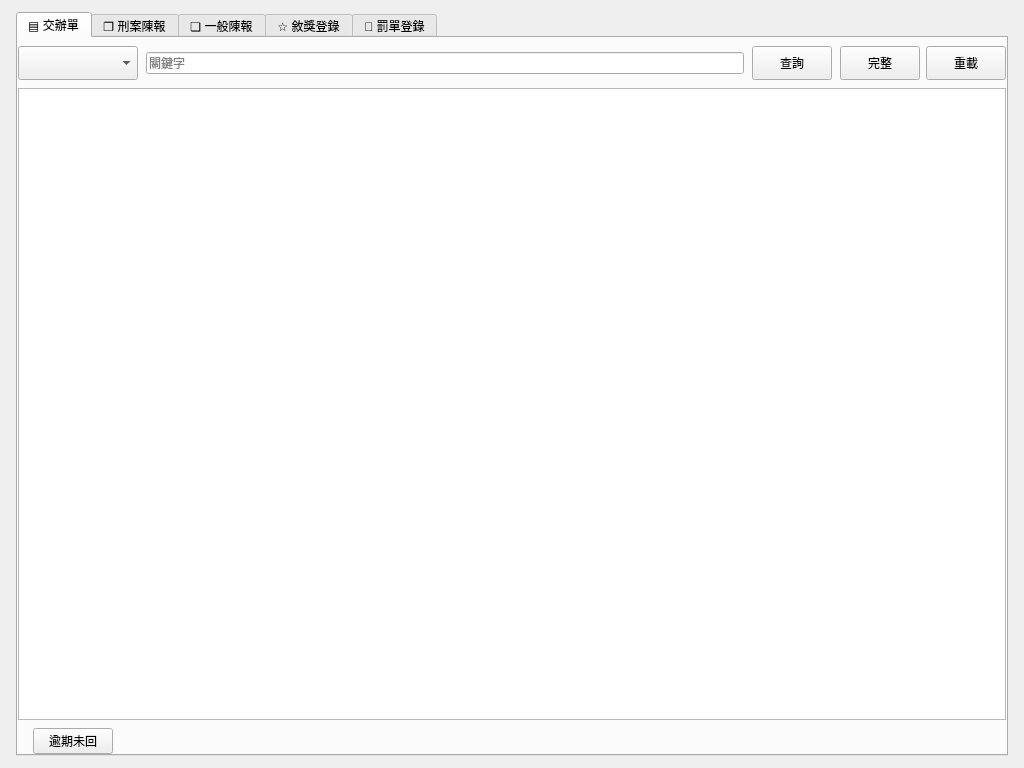
<?xml version="1.0" encoding="UTF-8"?>
<ui version="4.0">
 <class>MainWindow</class>
 <widget class="QMainWindow" name="MainWindow">
  <property name="geometry">
   <rect><x>0</x><y>0</y><width>1024</width><height>768</height></rect>
  </property>
  <property name="windowTitle"><string>公文收發管理系統 - 資料庫瀏覽</string></property>
  <widget class="QWidget" name="centralwidget">
   <layout class="QVBoxLayout" name="mainVerticalLayout">
    <property name="spacing"><number>8</number></property>
    <property name="leftMargin"><number>16</number></property>
    <property name="topMargin"><number>12</number></property>
    <property name="rightMargin"><number>16</number></property>
    <property name="bottomMargin"><number>12</number></property>
    <item>
     <widget class="QTabWidget" name="browse_subtabs">
      <property name="currentIndex"><number>0</number></property>
      <widget class="QWidget" name="page_task">
       <attribute name="title"><string>▤ 交辦單</string></attribute>
       <layout class="QVBoxLayout" name="task_layout">
        <property name="spacing"><number>8</number></property>
        <property name="leftMargin"><number>0</number></property>
        <property name="topMargin"><number>8</number></property>
        <property name="rightMargin"><number>0</number></property>
        <property name="bottomMargin"><number>0</number></property>
        <item>
         <layout class="QHBoxLayout" name="task_filter">
          <property name="spacing"><number>8</number></property>
          <item>
           <widget class="QComboBox" name="task_scope">
            <property name="minimumSize"><size><width>120</width><height>34</height></size></property>
           </widget>
          </item>
          <item>
           <widget class="QLineEdit" name="task_kw">
            <property name="minimumHeight"><number>34</number></property>
            <property name="placeholderText"><string>關鍵字</string></property>
            <property name="clearButtonEnabled"><bool>true</bool></property>
           </widget>
          </item>
          <item>
           <widget class="QPushButton" name="task_search">
            <property name="minimumSize"><size><width>80</width><height>34</height></size></property>
            <property name="text"><string>查詢</string></property>
           </widget>
          </item>
          <item>
           <layout class="QHBoxLayout" name="task_seg_layout">
            <property name="spacing"><number>6</number></property>
            <item>
             <widget class="QPushButton" name="task_seg_full">
              <property name="minimumSize"><size><width>76</width><height>34</height></size></property><property name="maximumSize"><size><width>16777215</width><height>34</height></size></property>
              <property name="text"><string>完整</string></property>
              <property name="checkable"><bool>true</bool></property>
              <property name="cursor"><cursorShape>PointingHandCursor</cursorShape></property>
             </widget>
            </item>
            <item>
             <widget class="QPushButton" name="task_reload">
              <property name="minimumSize"><size><width>76</width><height>34</height></size></property><property name="maximumSize"><size><width>16777215</width><height>34</height></size></property>
              <property name="text"><string>重載</string></property>
              <property name="cursor"><cursorShape>PointingHandCursor</cursorShape></property>
              <property name="toolTip"><string>強制重新載入此表全部資料</string></property>
             </widget>
            </item>
           </layout>
          </item>
         </layout>
        </item>
        <item>
         <widget class="QTableWidget" name="task_table"/>
        </item>
        <item>
         <layout class="QHBoxLayout" name="task_foot">
          <item>
           <widget class="QLabel" name="task_count"><property name="text"><string/></property></widget>
          </item>
          <item>
           <widget class="QPushButton" name="task_overdue">
            <property name="text"><string>逾期未回</string></property>
            <property name="checkable"><bool>true</bool></property>
            <property name="minimumSize"><size><width>0</width><height>26</height></size></property>
            <property name="maximumSize"><size><width>88</width><height>26</height></size></property>
            <property name="cursor"><cursorShape>PointingHandCursor</cursorShape></property>
           </widget>
          </item>
          <item>
           <spacer name="task_spacer">
            <property name="orientation"><enum>Qt::Horizontal</enum></property>
            <property name="sizeHint" stdset="0"><size><width>40</width><height>20</height></size></property>
           </spacer>
          </item>
          <item>
           <widget class="QLabel" name="task_hint"><property name="text"><string/></property></widget>
          </item>
         </layout>
        </item>
       </layout>
      </widget>
      <widget class="QWidget" name="page_crim">
       <attribute name="title"><string>❐ 刑案陳報</string></attribute>
       <layout class="QVBoxLayout" name="crim_layout">
        <property name="spacing"><number>8</number></property>
        <property name="leftMargin"><number>0</number></property>
        <property name="topMargin"><number>8</number></property>
        <property name="rightMargin"><number>0</number></property>
        <property name="bottomMargin"><number>0</number></property>
        <item>
         <layout class="QHBoxLayout" name="crim_filter">
          <property name="spacing"><number>8</number></property>
          <item>
           <widget class="QComboBox" name="crim_scope">
            <property name="minimumSize"><size><width>120</width><height>34</height></size></property>
           </widget>
          </item>
          <item>
           <widget class="QLineEdit" name="crim_kw">
            <property name="minimumHeight"><number>34</number></property>
            <property name="placeholderText"><string>關鍵字</string></property>
            <property name="clearButtonEnabled"><bool>true</bool></property>
           </widget>
          </item>
          <item>
           <widget class="QPushButton" name="crim_search">
            <property name="minimumSize"><size><width>80</width><height>34</height></size></property>
            <property name="text"><string>查詢</string></property>
           </widget>
          </item>
          <item>
           <layout class="QHBoxLayout" name="crim_seg_layout">
            <property name="spacing"><number>6</number></property>
            <item>
             <widget class="QPushButton" name="crim_seg_full">
              <property name="minimumSize"><size><width>76</width><height>34</height></size></property><property name="maximumSize"><size><width>16777215</width><height>34</height></size></property>
              <property name="text"><string>完整</string></property>
              <property name="checkable"><bool>true</bool></property>
              <property name="cursor"><cursorShape>PointingHandCursor</cursorShape></property>
             </widget>
            </item>
            <item>
             <widget class="QPushButton" name="crim_reload">
              <property name="minimumSize"><size><width>76</width><height>34</height></size></property><property name="maximumSize"><size><width>16777215</width><height>34</height></size></property>
              <property name="text"><string>重載</string></property>
              <property name="cursor"><cursorShape>PointingHandCursor</cursorShape></property>
              <property name="toolTip"><string>強制重新載入此表全部資料</string></property>
             </widget>
            </item>
           </layout>
          </item>
         </layout>
        </item>
        <item>
         <widget class="QTableWidget" name="crim_table"/>
        </item>
        <item>
         <layout class="QHBoxLayout" name="crim_foot">
          <item>
           <widget class="QLabel" name="crim_count"><property name="text"><string/></property></widget>
          </item>
          <item>
           <spacer name="crim_spacer">
            <property name="orientation"><enum>Qt::Horizontal</enum></property>
            <property name="sizeHint" stdset="0"><size><width>40</width><height>20</height></size></property>
           </spacer>
          </item>
          <item>
           <widget class="QLabel" name="crim_hint"><property name="text"><string/></property></widget>
          </item>
         </layout>
        </item>
       </layout>
      </widget>
      <widget class="QWidget" name="page_gen">
       <attribute name="title"><string>❏ 一般陳報</string></attribute>
       <layout class="QVBoxLayout" name="gen_layout">
        <property name="spacing"><number>8</number></property>
        <property name="leftMargin"><number>0</number></property>
        <property name="topMargin"><number>8</number></property>
        <property name="rightMargin"><number>0</number></property>
        <property name="bottomMargin"><number>0</number></property>
        <item>
         <layout class="QHBoxLayout" name="gen_filter">
          <property name="spacing"><number>8</number></property>
          <item>
           <widget class="QComboBox" name="gen_scope">
            <property name="minimumSize"><size><width>120</width><height>34</height></size></property>
           </widget>
          </item>
          <item>
           <widget class="QLineEdit" name="gen_kw">
            <property name="minimumHeight"><number>34</number></property>
            <property name="placeholderText"><string>關鍵字</string></property>
            <property name="clearButtonEnabled"><bool>true</bool></property>
           </widget>
          </item>
          <item>
           <widget class="QPushButton" name="gen_search">
            <property name="minimumSize"><size><width>80</width><height>34</height></size></property>
            <property name="text"><string>查詢</string></property>
           </widget>
          </item>
          <item>
           <layout class="QHBoxLayout" name="gen_seg_layout">
            <property name="spacing"><number>6</number></property>
            <item>
             <widget class="QPushButton" name="gen_seg_full">
              <property name="minimumSize"><size><width>76</width><height>34</height></size></property><property name="maximumSize"><size><width>16777215</width><height>34</height></size></property>
              <property name="text"><string>完整</string></property>
              <property name="checkable"><bool>true</bool></property>
              <property name="cursor"><cursorShape>PointingHandCursor</cursorShape></property>
             </widget>
            </item>
            <item>
             <widget class="QPushButton" name="gen_reload">
              <property name="minimumSize"><size><width>76</width><height>34</height></size></property><property name="maximumSize"><size><width>16777215</width><height>34</height></size></property>
              <property name="text"><string>重載</string></property>
              <property name="cursor"><cursorShape>PointingHandCursor</cursorShape></property>
              <property name="toolTip"><string>強制重新載入此表全部資料</string></property>
             </widget>
            </item>
           </layout>
          </item>
         </layout>
        </item>
        <item>
         <widget class="QTableWidget" name="gen_table"/>
        </item>
        <item>
         <layout class="QHBoxLayout" name="gen_foot">
          <item>
           <widget class="QLabel" name="gen_count"><property name="text"><string/></property></widget>
          </item>
          <item>
           <spacer name="gen_spacer">
            <property name="orientation"><enum>Qt::Horizontal</enum></property>
            <property name="sizeHint" stdset="0"><size><width>40</width><height>20</height></size></property>
           </spacer>
          </item>
          <item>
           <widget class="QLabel" name="gen_hint"><property name="text"><string/></property></widget>
          </item>
         </layout>
        </item>
       </layout>
      </widget>
      <widget class="QWidget" name="page_reward">
       <attribute name="title"><string>☆ 敘獎登錄</string></attribute>
       <layout class="QVBoxLayout" name="reward_layout">
        <property name="spacing"><number>8</number></property>
        <property name="leftMargin"><number>0</number></property><property name="topMargin"><number>8</number></property>
        <property name="rightMargin"><number>0</number></property><property name="bottomMargin"><number>0</number></property>
        <item><layout class="QHBoxLayout" name="reward_filter"><property name="spacing"><number>8</number></property>
         <item><widget class="QComboBox" name="reward_scope"><property name="minimumSize"><size><width>120</width><height>34</height></size></property></widget></item>
         <item><widget class="QLineEdit" name="reward_kw"><property name="minimumHeight"><number>34</number></property><property name="placeholderText"><string>關鍵字</string></property><property name="clearButtonEnabled"><bool>true</bool></property></widget></item>
         <item><widget class="QPushButton" name="reward_search"><property name="minimumSize"><size><width>80</width><height>34</height></size></property><property name="text"><string>查詢</string></property></widget></item>
         <item><widget class="QPushButton" name="reward_seg_full"><property name="minimumSize"><size><width>76</width><height>34</height></size></property><property name="text"><string>完整</string></property><property name="checkable"><bool>true</bool></property></widget></item>
         <item><widget class="QPushButton" name="reward_reload"><property name="minimumSize"><size><width>76</width><height>34</height></size></property><property name="text"><string>重載</string></property><property name="toolTip"><string>強制重新載入此表全部資料</string></property></widget></item>
        </layout></item>
        <item><widget class="QTableWidget" name="reward_table"/></item>
        <item><layout class="QHBoxLayout" name="reward_foot"><item><widget class="QLabel" name="reward_count"><property name="text"><string/></property></widget></item><item><spacer name="reward_spacer"><property name="orientation"><enum>Qt::Horizontal</enum></property><property name="sizeHint" stdset="0"><size><width>40</width><height>20</height></size></property></spacer></item><item><widget class="QLabel" name="reward_hint"><property name="text"><string/></property></widget></item></layout></item>
       </layout>
      </widget>
      <widget class="QWidget" name="page_ticket">
       <attribute name="title"><string>🎫 罰單登錄</string></attribute>
       <layout class="QVBoxLayout" name="ticket_layout">
        <property name="spacing"><number>8</number></property>
        <property name="leftMargin"><number>0</number></property><property name="topMargin"><number>8</number></property>
        <property name="rightMargin"><number>0</number></property><property name="bottomMargin"><number>0</number></property>
        <item><layout class="QHBoxLayout" name="ticket_filter"><property name="spacing"><number>8</number></property>
         <item><widget class="QComboBox" name="ticket_scope"><property name="minimumSize"><size><width>120</width><height>34</height></size></property></widget></item>
         <item><widget class="QLineEdit" name="ticket_kw"><property name="minimumHeight"><number>34</number></property><property name="placeholderText"><string>關鍵字</string></property><property name="clearButtonEnabled"><bool>true</bool></property></widget></item>
         <item><widget class="QPushButton" name="ticket_search"><property name="minimumSize"><size><width>80</width><height>34</height></size></property><property name="text"><string>查詢</string></property></widget></item>
         <item><widget class="QPushButton" name="ticket_seg_full"><property name="minimumSize"><size><width>76</width><height>34</height></size></property><property name="text"><string>完整</string></property><property name="checkable"><bool>true</bool></property></widget></item>
         <item><widget class="QPushButton" name="ticket_reload"><property name="minimumSize"><size><width>76</width><height>34</height></size></property><property name="text"><string>重載</string></property><property name="toolTip"><string>強制重新載入此表全部資料</string></property></widget></item>
        </layout></item>
        <item><widget class="QTableWidget" name="ticket_table"/></item>
        <item><layout class="QHBoxLayout" name="ticket_foot"><item><widget class="QLabel" name="ticket_count"><property name="text"><string/></property></widget></item><item><widget class="QPushButton" name="ticket_overdue"><property name="text"><string>未發文</string></property><property name="checkable"><bool>true</bool></property><property name="minimumSize"><size><width>0</width><height>26</height></size></property><property name="maximumSize"><size><width>88</width><height>26</height></size></property><property name="cursor"><cursorShape>PointingHandCursor</cursorShape></property></widget></item><item><spacer name="ticket_spacer"><property name="orientation"><enum>Qt::Horizontal</enum></property><property name="sizeHint" stdset="0"><size><width>40</width><height>20</height></size></property></spacer></item><item><widget class="QLabel" name="ticket_hint"><property name="text"><string/></property></widget></item></layout></item>
       </layout>
      </widget>
     </widget>
    </item>
   </layout>
  </widget>
 </widget>
</ui>
